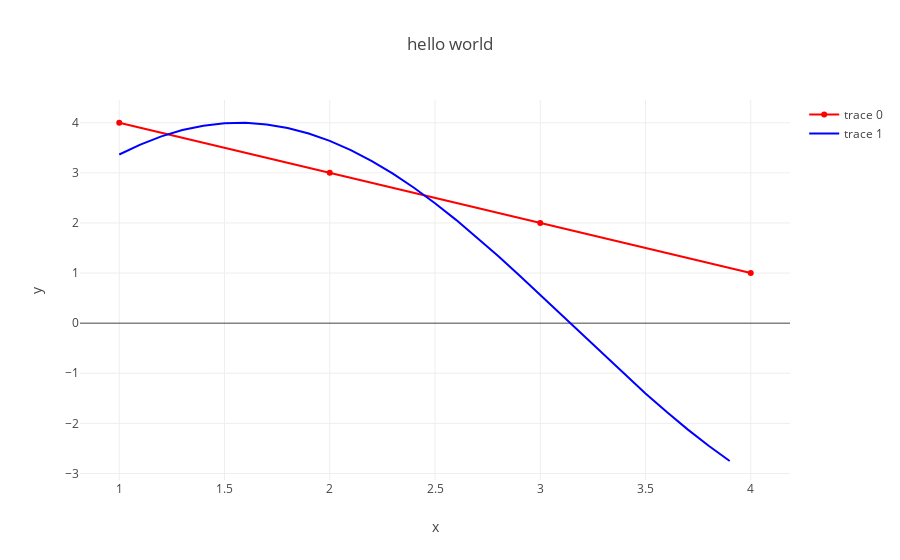

Notebook code cell kept with this figure:
### Markdown cell above
The *plot* function creates the plot as html file for opening in Browser.

### Code cell
p = plt.iplot(fig)

### Figure 1 — Plotly figure (JSON) as saved in the notebook; plotly's stock layout.template omitted (floating-point values rounded to 4 significant figures)
{"data": [{"marker": {"color": "red"}, "mode": "markers+lines", "type": "scatter", "uid": "f8bbccae-681f-46d5-a73d-3dd8b0da5b44", "x": [1, 2, 3, 4], "y": [4, 3, 2, 1]}, {"marker": {"color": "blue"}, "mode": "lines", "type": "scatter", "uid": "b14d42ed-0947-4a28-8be7-812cb52f1f8f", "x": [1, 1.1, 1.2, 1.3, 1.4, 1.5, 1.6, 1.7, 1.8, 1.9, 2.0, 2.1, 2.2, 2.3, 2.4, 2.5, 2.6, 2.7, 2.8, 2.9, 3.0, 3.1, 3.2, 3.3, 3.4, 3.5, 3.6, 3.7, 3.8, 3.9], "y": [3.366, 3.565, 3.728, 3.854, 3.942, 3.99, 3.998, 3.967, 3.895, 3.785, 3.637, 3.453, 3.234, 2.983, 2.702, 2.394, 2.062, 1.71, 1.34, 0.957, 0.5645, 0.1663, -0.2335, -0.631, -1.022, -1.403, -1.77, -2.119, -2.447, -2.751]}], "layout": {"title": {"text": "hello world"}, "xaxis": {"title": {"text": "x"}}, "yaxis": {"title": {"text": "y"}}}}
